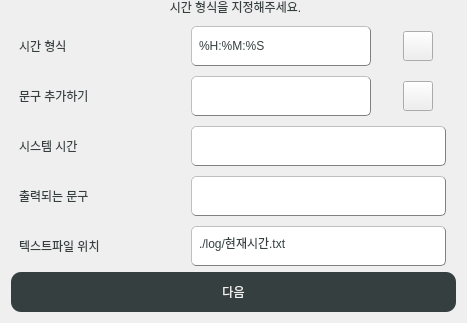
              <widget class="QGroupBox" name="groupBox_2">
               <property name="styleSheet">
                <string notr="true">

QGroupBox  {
    border:0px;
    border-radius: 15px;
	font: 17px &quot;나눔스퀘어_ac Bold&quot;;
	color :#353F40;
}

QGroupBox::title  {
    font: 17px;
    subcontrol-position: top center;
    padding: 0px 7900px 5px 8000px;
	color :#353F40;
}

</string>
               </property>
               <property name="title">
                <string>시간 형식을 지정해주세요.</string>
               </property>
               <layout class="QGridLayout" name="gridLayout_5">
                <item row="1" column="0">
                 <widget class="QPushButton" name="next1">
                  <property name="minimumSize">
                   <size>
                    <width>0</width>
                    <height>40</height>
                   </size>
                  </property>
                  <property name="maximumSize">
                   <size>
                    <width>555</width>
                    <height>40</height>
                   </size>
                  </property>
                  <property name="styleSheet">
                   <string notr="true">QPushButton
{
	color: #F2F1EF;
	font: 20px &quot;나눔스퀘어_ac Bold&quot;;
	background-color:#353F40;
	border : None;
	border-radius : 10px;
}

QPushButton::hover
{
	color: #F2F1EF;
	font: 20px &quot;나눔스퀘어_ac Bold&quot;;
	background-color:#000000;
	border :solid;
}</string>
                  </property>
                  <property name="text">
                   <string>다음</string>
                  </property>
                 </widget>
                </item>
                <item row="0" column="0">
                 <layout class="QGridLayout" name="gridLayout_7">
                  <property name="sizeConstraint">
                   <enum>QLayout::SetMaximumSize</enum>
                  </property>
                  <property name="leftMargin">
                   <number>0</number>
                  </property>
                  <property name="topMargin">
                   <number>15</number>
                  </property>
                  <property name="rightMargin">
                   <number>10</number>
                  </property>
                  <property name="spacing">
                   <number>10</number>
                  </property>
                  <item row="0" column="0">
                   <widget class="QLabel" name="st_user_name_2">
                    <property name="minimumSize">
                     <size>
                      <width>170</width>
                      <height>40</height>
                     </size>
                    </property>
                    <property name="maximumSize">
                     <size>
                      <width>170</width>
                      <height>40</height>
                     </size>
                    </property>
                    <property name="autoFillBackground">
                     <bool>false</bool>
                    </property>
                    <property name="styleSheet">
                     <string notr="true">padding: 5px;
font: 20px &quot;나눔스퀘어_ac ExtraBold&quot;;
color :#353F40;</string>
                    </property>
                    <property name="text">
                     <string>시간 형식</string>
                    </property>
                    <property name="margin">
                     <number>0</number>
                    </property>
                   </widget>
                  </item>
                  <item row="0" column="1">
                   <widget class="QLineEdit" name="time_output_format">
                    <property name="sizePolicy">
                     <sizepolicy hsizetype="Fixed" vsizetype="Expanding">
                      <horstretch>0</horstretch>
                      <verstretch>0</verstretch>
                     </sizepolicy>
                    </property>
                    <property name="minimumSize">
                     <size>
                      <width>180</width>
                      <height>40</height>
                     </size>
                    </property>
                    <property name="maximumSize">
                     <size>
                      <width>180</width>
                      <height>40</height>
                     </size>
                    </property>
                    <property name="styleSheet">
                     <string notr="true">padding: 5px;
font: 17px &quot;나눔스퀘어_ac Bold&quot;;
color :#353F40;
border-style: outset;
border-width: 1px;
border-color: gray;
border-radius: 5px;</string>
                    </property>
                    <property name="text">
                     <string>%H:%M:%S</string>
                    </property>
                    <property name="alignment">
                     <set>Qt::AlignLeading|Qt::AlignLeft|Qt::AlignVCenter</set>
                    </property>
                   </widget>
                  </item>
                  <item row="2" column="0">
                   <widget class="QLabel" name="st_user_open_2">
                    <property name="minimumSize">
                     <size>
                      <width>170</width>
                      <height>40</height>
                     </size>
                    </property>
                    <property name="maximumSize">
                     <size>
                      <width>170</width>
                      <height>40</height>
                     </size>
                    </property>
                    <property name="styleSheet">
                     <string notr="true">padding: 5px;
font: 20px &quot;나눔스퀘어_ac ExtraBold&quot;;
color :#353F40;</string>
                    </property>
                    <property name="text">
                     <string>시스템 시간</string>
                    </property>
                   </widget>
                  </item>
                  <item row="4" column="0">
                   <widget class="QLabel" name="st_user_week_2">
                    <property name="minimumSize">
                     <size>
                      <width>170</width>
                      <height>40</height>
                     </size>
                    </property>
                    <property name="maximumSize">
                     <size>
                      <width>170</width>
                      <height>40</height>
                     </size>
                    </property>
                    <property name="styleSheet">
                     <string notr="true">padding: 5px;
font: 20px &quot;나눔스퀘어_ac ExtraBold&quot;;
color :#353F40;</string>
                    </property>
                    <property name="text">
                     <string>텍스트파일 위치</string>
                    </property>
                   </widget>
                  </item>
                  <item row="1" column="0">
                   <widget class="QLabel" name="st_user_address_2">
                    <property name="minimumSize">
                     <size>
                      <width>170</width>
                      <height>40</height>
                     </size>
                    </property>
                    <property name="maximumSize">
                     <size>
                      <width>170</width>
                      <height>40</height>
                     </size>
                    </property>
                    <property name="styleSheet">
                     <string notr="true">padding: 5px;
font: 20px &quot;나눔스퀘어_ac ExtraBold&quot;;
color :#353F40;</string>
                    </property>
                    <property name="text">
                     <string>문구 추가하기</string>
                    </property>
                   </widget>
                  </item>
                  <item row="3" column="0">
                   <widget class="QLabel" name="st_user_close_2">
                    <property name="minimumSize">
                     <size>
                      <width>170</width>
                      <height>40</height>
                     </size>
                    </property>
                    <property name="maximumSize">
                     <size>
                      <width>170</width>
                      <height>40</height>
                     </size>
                    </property>
                    <property name="styleSheet">
                     <string notr="true">padding: 5px;
font: 20px &quot;나눔스퀘어_ac ExtraBold&quot;;
color :#353F40;</string>
                    </property>
                    <property name="text">
                     <string>출력되는 문구</string>
                    </property>
                   </widget>
                  </item>
                  <item row="1" column="1">
                   <widget class="QLineEdit" name="time_output_string">
                    <property name="sizePolicy">
                     <sizepolicy hsizetype="Fixed" vsizetype="Fixed">
                      <horstretch>0</horstretch>
                      <verstretch>0</verstretch>
                     </sizepolicy>
                    </property>
                    <property name="minimumSize">
                     <size>
                      <width>180</width>
                      <height>40</height>
                     </size>
                    </property>
                    <property name="maximumSize">
                     <size>
                      <width>180</width>
                      <height>40</height>
                     </size>
                    </property>
                    <property name="styleSheet">
                     <string notr="true">padding: 5px;
font: 17px &quot;나눔스퀘어_ac Bold&quot;;
color :#353F40;
border-style: outset;
border-width: 1px;
border-color: gray;
border-radius: 5px;</string>
                    </property>
                    <property name="text">
                     <string/>
                    </property>
                    <property name="alignment">
                     <set>Qt::AlignLeading|Qt::AlignLeft|Qt::AlignVCenter</set>
                    </property>
                   </widget>
                  </item>
                  <item row="4" column="1" colspan="2">
                   <widget class="QLineEdit" name="time_path">
                    <property name="minimumSize">
                     <size>
                      <width>255</width>
                      <height>40</height>
                     </size>
                    </property>
                    <property name="maximumSize">
                     <size>
                      <width>255</width>
                      <height>40</height>
                     </size>
                    </property>
                    <property name="styleSheet">
                     <string notr="true">padding: 5px;
font: 17px &quot;나눔스퀘어_ac Bold&quot;;
color :#353F40;
border-style: outset;
border-width: 1px;
border-color: gray;
border-radius: 5px;</string>
                    </property>
                    <property name="text">
                     <string>./log/현재시간.txt</string>
                    </property>
                    <property name="alignment">
                     <set>Qt::AlignLeading|Qt::AlignLeft|Qt::AlignVCenter</set>
                    </property>
                    <property name="readOnly">
                     <bool>true</bool>
                    </property>
                   </widget>
                  </item>
                  <item row="1" column="2">
                   <layout class="QHBoxLayout" name="horizontalLayout_4">
                    <property name="spacing">
                     <number>0</number>
                    </property>
                    <property name="leftMargin">
                     <number>10</number>
                    </property>
                    <property name="rightMargin">
                     <number>10</number>
                    </property>
                    <property name="bottomMargin">
                     <number>0</number>
                    </property>
                    <item>
                     <widget class="QPushButton" name="time_output_string_reset">
                      <property name="minimumSize">
                       <size>
                        <width>30</width>
                        <height>30</height>
                       </size>
                      </property>
                      <property name="maximumSize">
                       <size>
                        <width>30</width>
                        <height>30</height>
                       </size>
                      </property>
                      <property name="styleSheet">
                       <string notr="true">border-image: url(:/icon/refresh.png);</string>
                      </property>
                      <property name="text">
                       <string/>
                      </property>
                     </widget>
                    </item>
                   </layout>
                  </item>
                  <item row="3" column="1" colspan="2">
                   <widget class="QLineEdit" name="time_output_live">
                    <property name="minimumSize">
                     <size>
                      <width>255</width>
                      <height>40</height>
                     </size>
                    </property>
                    <property name="maximumSize">
                     <size>
                      <width>255</width>
                      <height>40</height>
                     </size>
                    </property>
                    <property name="styleSheet">
                     <string notr="true">padding: 5px;
font: 17px &quot;나눔스퀘어_ac Bold&quot;;
color :#353F40;
border-style: outset;
border-width: 1px;
border-color: gray;
border-radius: 5px;</string>
                    </property>
                    <property name="readOnly">
                     <bool>true</bool>
                    </property>
                   </widget>
                  </item>
                  <item row="2" column="1" colspan="2">
                   <widget class="QLineEdit" name="time_pc">
                    <property name="minimumSize">
                     <size>
                      <width>255</width>
                      <height>40</height>
                     </size>
                    </property>
                    <property name="maximumSize">
                     <size>
                      <width>255</width>
                      <height>40</height>
                     </size>
                    </property>
                    <property name="styleSheet">
                     <string notr="true">padding: 5px;
font: 17px &quot;나눔스퀘어_ac Bold&quot;;
color :#353F40;
border-style: outset;
border-width: 1px;
border-color: gray;
border-radius: 5px;</string>
                    </property>
                    <property name="readOnly">
                     <bool>true</bool>
                    </property>
                   </widget>
                  </item>
                  <item row="0" column="2">
                   <layout class="QHBoxLayout" name="horizontalLayout_3">
                    <property name="spacing">
                     <number>0</number>
                    </property>
                    <property name="leftMargin">
                     <number>10</number>
                    </property>
                    <property name="rightMargin">
                     <number>10</number>
                    </property>
                    <item>
                     <widget class="QPushButton" name="time_output_format_reset">
                      <property name="minimumSize">
                       <size>
                        <width>30</width>
                        <height>30</height>
                       </size>
                      </property>
                      <property name="maximumSize">
                       <size>
                        <width>30</width>
                        <height>30</height>
                       </size>
                      </property>
                      <property name="styleSheet">
                       <string notr="true">border-image: url(:/icon/refresh.png);</string>
                      </property>
                      <property name="text">
                       <string/>
                      </property>
                     </widget>
                    </item>
                   </layout>
                  </item>
                 </layout>
                </item>
               </layout>
              </widget>
